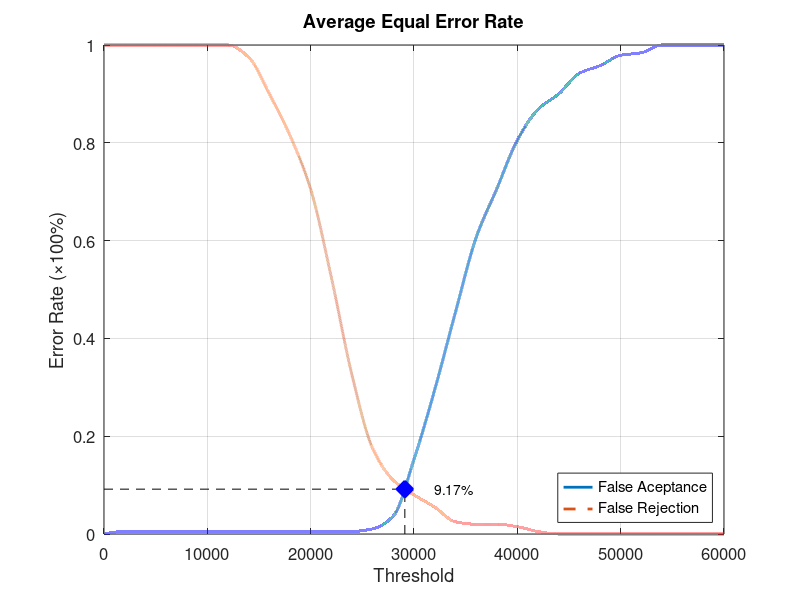
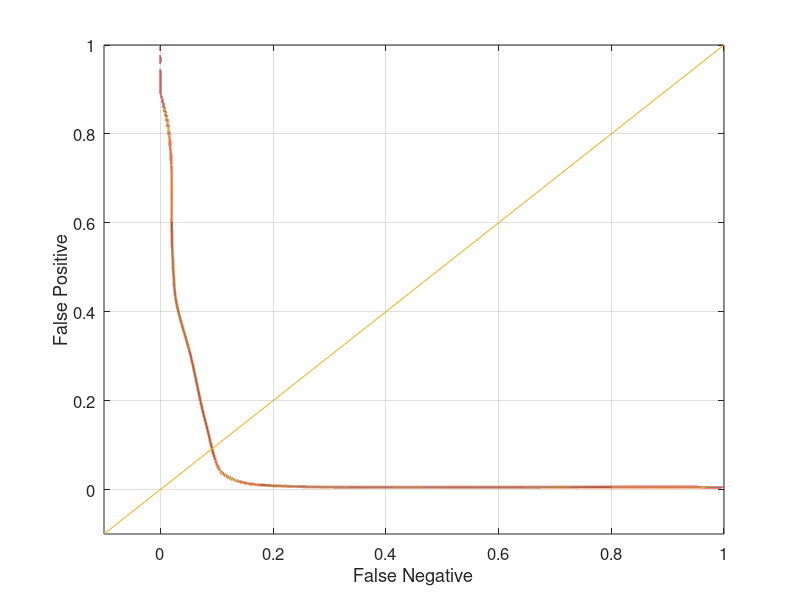

The MATLAB source for these figures, in order:
function yEER = Database3_1
close all;
clear;
clc;
x = 0:2000:60000;
xq = 0:0.5:60000;

y0 = [0 0.00526316 0.00526316 0.00526316 0.00526316 0.00526316 0.00526316 0.00526316 0.00526316 0.00526316 0.00526316 0.00526316 0.00526316 0.0105263 0.0368421 0.152632 0.294737 0.452632 0.605263 0.705263 0.805263 0.868421 0.9 0.942105 0.957895 0.978947 0.984211 1 1 1 1];
yy0 = interp1(x, y0, xq, 'pchip');
y1 = [1 1 1 1 1 1 1 0.975 0.9 0.815 0.705 0.525 0.325 0.175 0.11 0.08 0.055 0.025 0.02 0.02 0.015 0.005 0 0 0 0 0 0 0 0 0];
yy1 = interp1(x, y1, xq, 'pchip');

% Calculating EER: 
y2 = abs(y0 - y1);
find(y2 == min(y2))
yy2 = abs(yy0 - yy1);
xEER = find(yy2 == min(yy2));
xEERIndex = xq(xEER) % X-axis EER
yEER = yy0(xEER) % Y-axis EER

main = figure
plot(xq, yy0,'-','LineWidth', 2);	hold on
plot(xq, yy1,'--','LineWidth', 2);	hold on
plot([xEERIndex xEERIndex], [0 yEER], 'k--');	hold on
plot([0 xEERIndex], [yEER yEER], 'k--');	hold on
plot(xEERIndex, yEER, 'bx', 'LineWidth', 10);	hold on
text(xEERIndex + 10 * xEERIndex / 100, yEER, [num2str(round((10000 * yEER)) / 100) '%'])
legend('False Aceptance', 'False Rejection', 'Location', 'SouthEast')
xlabel('Threshold')
ylabel('Error Rate (\times100%)')
title('Average Equal Error Rate')
set(gca, 'FontSize', 12)
axis([0 60000 0 1])
grid on

print(main, 'Database3_1Main', '-dpng');
FNRxFPR = figure('Color', [1 1 1]);
plot(yy1, yy0, '-', yy1, yy0, 'LineWidth', 2);
hold on
y = -0.1:0.1:1
plot(y, y); 
set(gca, 'FontSize', 12)
xlabel('False Negative')
ylabel('False Positive')
axis([-0.1 1 -0.1 1])
set(gca, 'FontSize', 12)
grid on

print(FNRxFPR, 'Database3_1FNRxFPR','-dpng');
end
